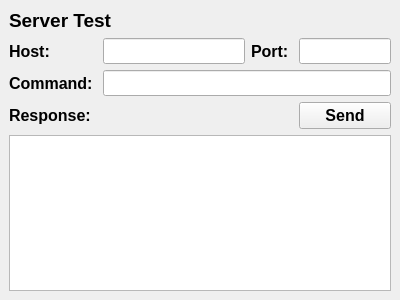
<?xml version="1.0" encoding="UTF-8"?>
<ui version="4.0">
 <class>serverTest</class>
 <widget class="QMainWindow" name="serverTest">
  <property name="geometry">
   <rect>
    <x>0</x>
    <y>0</y>
    <width>400</width>
    <height>300</height>
   </rect>
  </property>
  <property name="windowTitle">
   <string>Server Test</string>
  </property>
  <widget class="QWidget" name="centralwidget">
   <layout class="QGridLayout" name="gridLayout">
    <item row="1" column="2" colspan="2">
     <widget class="QLineEdit" name="hostEdit">
      <property name="font">
       <font>
        <family>Consolas</family>
        <pointsize>11</pointsize>
        <bold>false</bold>
       </font>
      </property>
     </widget>
    </item>
    <item row="1" column="4">
     <widget class="QLabel" name="label_3">
      <property name="sizePolicy">
       <sizepolicy hsizetype="Minimum" vsizetype="Preferred">
        <horstretch>0</horstretch>
        <verstretch>0</verstretch>
       </sizepolicy>
      </property>
      <property name="font">
       <font>
        <pointsize>12</pointsize>
        <bold>true</bold>
       </font>
      </property>
      <property name="text">
       <string>Port: </string>
      </property>
     </widget>
    </item>
    <item row="1" column="5">
     <widget class="QLineEdit" name="portEdit">
      <property name="maximumSize">
       <size>
        <width>100</width>
        <height>16777215</height>
       </size>
      </property>
      <property name="font">
       <font>
        <family>Consolas</family>
        <pointsize>11</pointsize>
        <bold>false</bold>
       </font>
      </property>
     </widget>
    </item>
    <item row="1" column="0" colspan="2">
     <widget class="QLabel" name="label_2">
      <property name="sizePolicy">
       <sizepolicy hsizetype="Minimum" vsizetype="Preferred">
        <horstretch>0</horstretch>
        <verstretch>0</verstretch>
       </sizepolicy>
      </property>
      <property name="font">
       <font>
        <pointsize>12</pointsize>
        <bold>true</bold>
       </font>
      </property>
      <property name="text">
       <string>Host: </string>
      </property>
     </widget>
    </item>
    <item row="5" column="0" colspan="6">
     <widget class="QTextEdit" name="resWidget">
      <property name="font">
       <font>
        <family>Consolas</family>
        <pointsize>11</pointsize>
        <bold>false</bold>
       </font>
      </property>
     </widget>
    </item>
    <item row="2" column="0" colspan="2">
     <widget class="QLabel" name="label_4">
      <property name="font">
       <font>
        <pointsize>12</pointsize>
        <bold>true</bold>
       </font>
      </property>
      <property name="text">
       <string>Command: </string>
      </property>
     </widget>
    </item>
    <item row="0" column="0" colspan="6">
     <widget class="QLabel" name="label">
      <property name="font">
       <font>
        <pointsize>14</pointsize>
        <bold>true</bold>
       </font>
      </property>
      <property name="text">
       <string>Server Test</string>
      </property>
     </widget>
    </item>
    <item row="2" column="2" colspan="4">
     <widget class="QLineEdit" name="cmdEdit">
      <property name="font">
       <font>
        <family>Consolas</family>
        <pointsize>11</pointsize>
        <bold>false</bold>
       </font>
      </property>
     </widget>
    </item>
    <item row="3" column="0" colspan="5">
     <widget class="QLabel" name="label_5">
      <property name="font">
       <font>
        <pointsize>12</pointsize>
        <bold>true</bold>
       </font>
      </property>
      <property name="text">
       <string>Response: </string>
      </property>
     </widget>
    </item>
    <item row="3" column="5">
     <widget class="QPushButton" name="sendButton">
      <property name="font">
       <font>
        <pointsize>12</pointsize>
        <bold>true</bold>
       </font>
      </property>
      <property name="text">
       <string>Send</string>
      </property>
     </widget>
    </item>
   </layout>
  </widget>
 </widget>
 <resources/>
 <connections/>
</ui>
